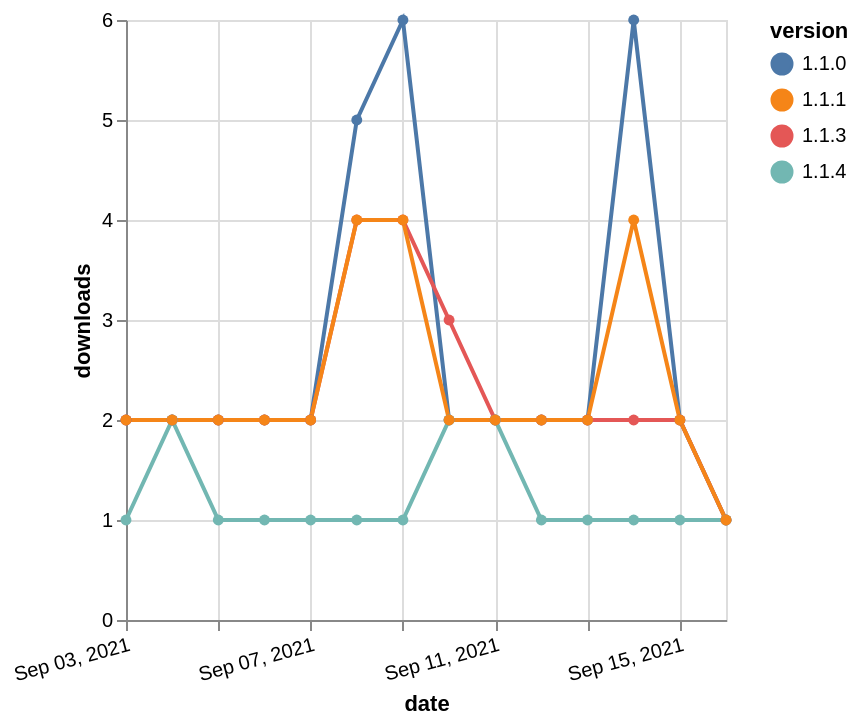

This figure's Vega-Lite source:
### Vega-Lite specification from a JSON file in a GitHub repository (floating-point values rounded to 4 significant figures)
{"$schema": "https://vega.github.io/schema/vega-lite/v5.json", "description": "A simple bar chart with embedded data.", "data": {"values": [{"date": "2021-09-03", "total": 3305, "delta": 2, "version": "1.1.0"}, {"date": "2021-09-04", "total": 3307, "delta": 2, "version": "1.1.0"}, {"date": "2021-09-05", "total": 3309, "delta": 2, "version": "1.1.0"}, {"date": "2021-09-06", "total": 3311, "delta": 2, "version": "1.1.0"}, {"date": "2021-09-07", "total": 3313, "delta": 2, "version": "1.1.0"}, {"date": "2021-09-08", "total": 3318, "delta": 5, "version": "1.1.0"}, {"date": "2021-09-09", "total": 3324, "delta": 6, "version": "1.1.0"}, {"date": "2021-09-10", "total": 3326, "delta": 2, "version": "1.1.0"}, {"date": "2021-09-11", "total": 3328, "delta": 2, "version": "1.1.0"}, {"date": "2021-09-12", "total": 3330, "delta": 2, "version": "1.1.0"}, {"date": "2021-09-13", "total": 3332, "delta": 2, "version": "1.1.0"}, {"date": "2021-09-14", "total": 3338, "delta": 6, "version": "1.1.0"}, {"date": "2021-09-15", "total": 3340, "delta": 2, "version": "1.1.0"}, {"date": "2021-09-16", "total": 3341, "delta": 1, "version": "1.1.0"}, {"date": "2021-09-03", "total": 2418, "delta": 2, "version": "1.1.3"}, {"date": "2021-09-04", "total": 2420, "delta": 2, "version": "1.1.3"}, {"date": "2021-09-05", "total": 2422, "delta": 2, "version": "1.1.3"}, {"date": "2021-09-06", "total": 2424, "delta": 2, "version": "1.1.3"}, {"date": "2021-09-07", "total": 2426, "delta": 2, "version": "1.1.3"}, {"date": "2021-09-08", "total": 2430, "delta": 4, "version": "1.1.3"}, {"date": "2021-09-09", "total": 2434, "delta": 4, "version": "1.1.3"}, {"date": "2021-09-10", "total": 2437, "delta": 3, "version": "1.1.3"}, {"date": "2021-09-11", "total": 2439, "delta": 2, "version": "1.1.3"}, {"date": "2021-09-12", "total": 2441, "delta": 2, "version": "1.1.3"}, {"date": "2021-09-13", "total": 2443, "delta": 2, "version": "1.1.3"}, {"date": "2021-09-14", "total": 2445, "delta": 2, "version": "1.1.3"}, {"date": "2021-09-15", "total": 2447, "delta": 2, "version": "1.1.3"}, {"date": "2021-09-16", "total": 2448, "delta": 1, "version": "1.1.3"}, {"date": "2021-09-03", "total": 169, "delta": 1, "version": "1.1.4"}, {"date": "2021-09-04", "total": 171, "delta": 2, "version": "1.1.4"}, {"date": "2021-09-05", "total": 172, "delta": 1, "version": "1.1.4"}, {"date": "2021-09-06", "total": 173, "delta": 1, "version": "1.1.4"}, {"date": "2021-09-07", "total": 174, "delta": 1, "version": "1.1.4"}, {"date": "2021-09-08", "total": 175, "delta": 1, "version": "1.1.4"}, {"date": "2021-09-09", "total": 176, "delta": 1, "version": "1.1.4"}, {"date": "2021-09-10", "total": 178, "delta": 2, "version": "1.1.4"}, {"date": "2021-09-11", "total": 180, "delta": 2, "version": "1.1.4"}, {"date": "2021-09-12", "total": 181, "delta": 1, "version": "1.1.4"}, {"date": "2021-09-13", "total": 182, "delta": 1, "version": "1.1.4"}, {"date": "2021-09-14", "total": 183, "delta": 1, "version": "1.1.4"}, {"date": "2021-09-15", "total": 184, "delta": 1, "version": "1.1.4"}, {"date": "2021-09-16", "total": 185, "delta": 1, "version": "1.1.4"}, {"date": "2021-09-03", "total": 2393, "delta": 2, "version": "1.1.1"}, {"date": "2021-09-04", "total": 2395, "delta": 2, "version": "1.1.1"}, {"date": "2021-09-05", "total": 2397, "delta": 2, "version": "1.1.1"}, {"date": "2021-09-06", "total": 2399, "delta": 2, "version": "1.1.1"}, {"date": "2021-09-07", "total": 2401, "delta": 2, "version": "1.1.1"}, {"date": "2021-09-08", "total": 2405, "delta": 4, "version": "1.1.1"}, {"date": "2021-09-09", "total": 2409, "delta": 4, "version": "1.1.1"}, {"date": "2021-09-10", "total": 2411, "delta": 2, "version": "1.1.1"}, {"date": "2021-09-11", "total": 2413, "delta": 2, "version": "1.1.1"}, {"date": "2021-09-12", "total": 2415, "delta": 2, "version": "1.1.1"}, {"date": "2021-09-13", "total": 2417, "delta": 2, "version": "1.1.1"}, {"date": "2021-09-14", "total": 2421, "delta": 4, "version": "1.1.1"}, {"date": "2021-09-15", "total": 2423, "delta": 2, "version": "1.1.1"}, {"date": "2021-09-16", "total": 2424, "delta": 1, "version": "1.1.1"}]}, "width": "container", "mark": {"type": "line", "point": {"filled": true}}, "encoding": {"x": {"field": "date", "type": "temporal", "timeUnit": "yearmonthdate", "title": "date", "axis": {"labelAngle": -15}}, "y": {"field": "delta", "type": "quantitative", "title": "downloads"}, "color": {"field": "version", "type": "nominal"}, "tooltip": {"field": "delta"}}}
